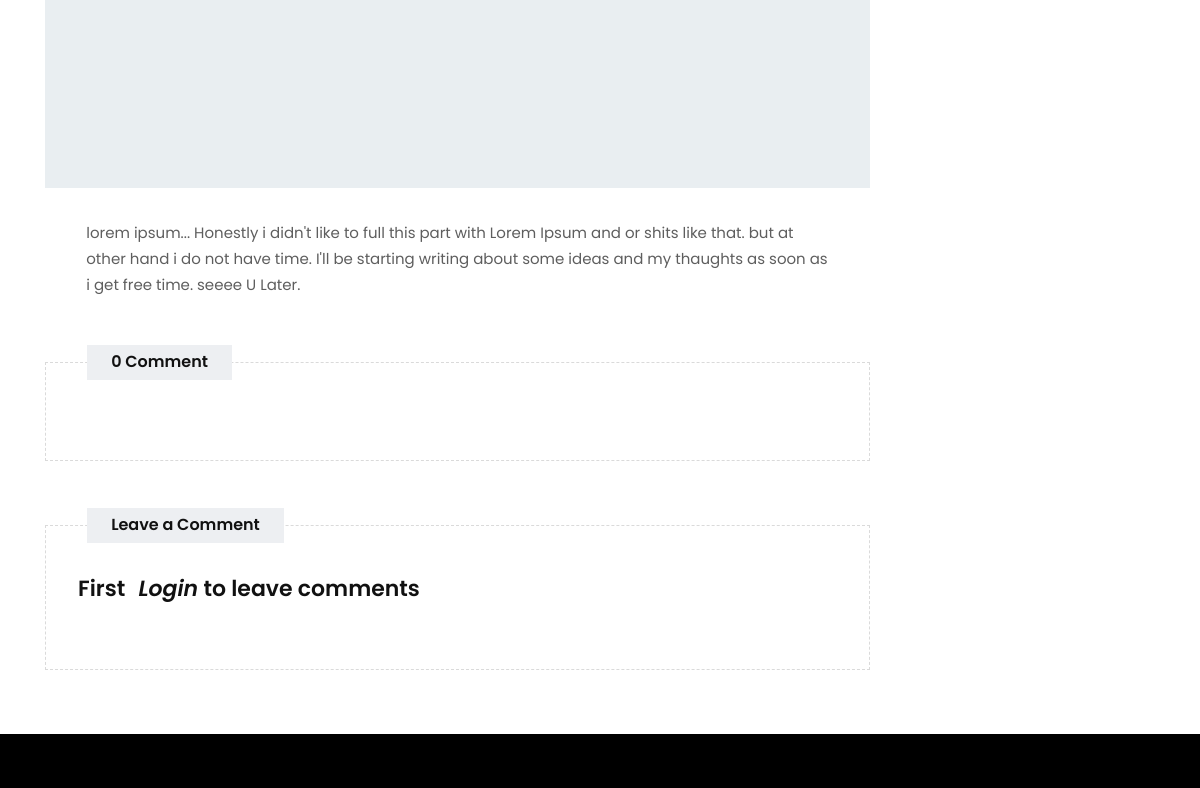
The page /posts/the-story-of-heighs-and-lows-of-my-life (middle part) on the database as committed earlier.
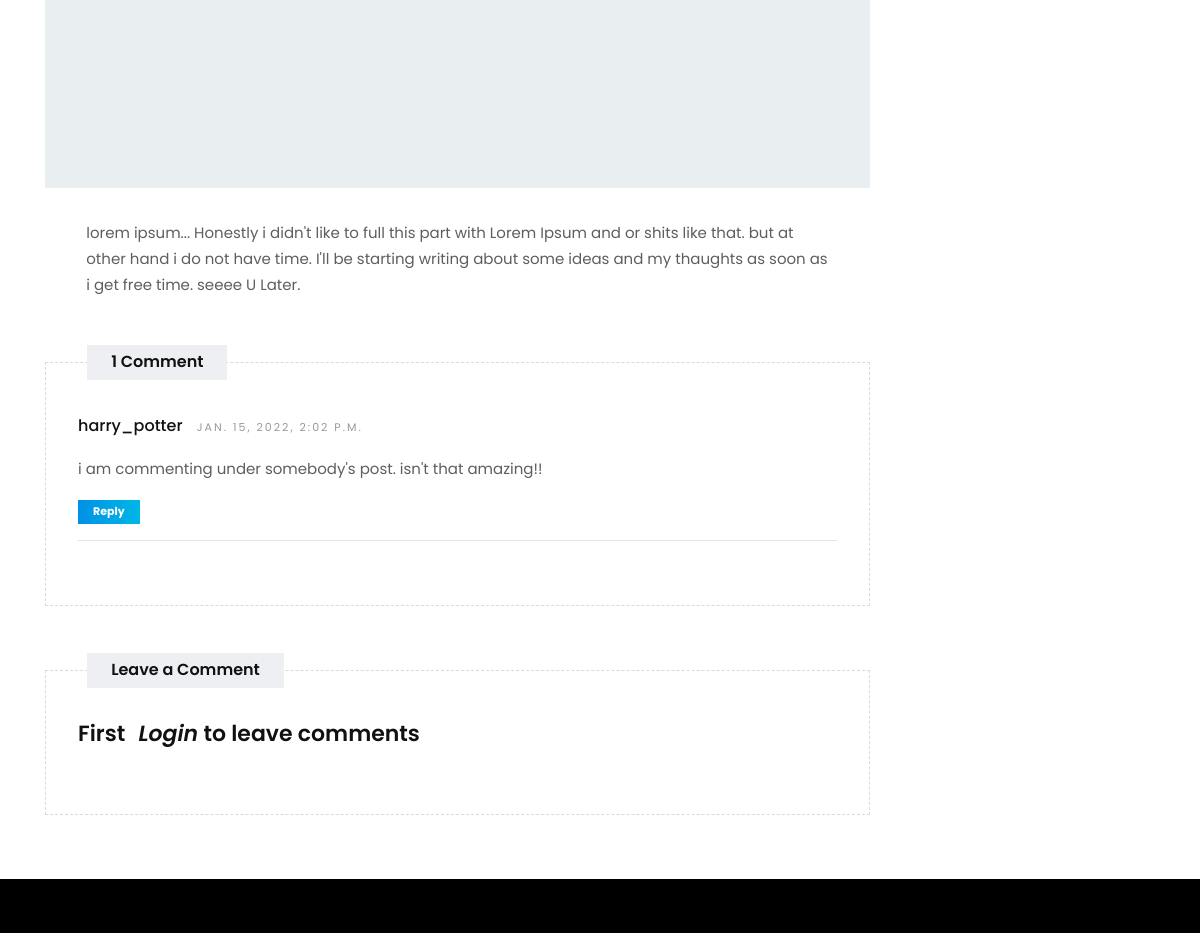
The same page on the database as committed later.
### my_blog/models.py (models this page shows, shortened)
class Comment(models.Model):
    post = models.ForeignKey(Post, on_delete=models.CASCADE, related_name="comments")
    author = models.ForeignKey(User, on_delete=models.CASCADE, related_name="comments", null=True)
    content = models.TextField(null=True)   # content = Text Editor
    date = models.DateTimeField(auto_now=True, null=True)
    active = models.BooleanField(default=True)

### my_blog/views.py (the view, shortened to what this page needs)
# urls.py: path("posts/<slug:slug>", views.post_detail, name='post_detail')
def post_detail(request, slug):
    post = get_object_or_404(Post, slug=slug)
    comments = post.comments.filter(active=True).order_by("-date")
    return render(request, 'my_blog/post_detail.html', context={
        'post':post,
        'comments':comments,
    })

### my_blog/context_processors.py (called while the page is built)
def add_variable_to_base(request):
    posts = Post.objects.all().order_by("-views")[:5]
    return {
        'posts': posts
    }

### my_blog/templates/my_blog/post_detail.html (shortened to what this page needs)
{% extends 'my_blog/base.html' %}
{% load static %}
{% block content %}
    <section class="section single-wrapper">
        <div class="container">
            <div class="row">
                <div class="col-lg-9 col-md-12 col-sm-12 col-xs-12">
                    <div class="page-wrapper">
                        <div class="single-post-media">
                            <img src="{% static 'my_blog/images/'|add:post.image_name %}" alt="" class="img-fluid">
                        </div>
                        <div class="blog-content">
                            <div class="pp">
                                <p>{{post.content}}</p>
                            </div>
                        </div>
                        <div class="custombox clearfix">
                            {% if comments|length > 1 %}
                                <h4 class="small-title">{{comments|length}} Comments</h4>
                            {% else %}
                                <h4 class="small-title">{{comments|length}} Comment</h4>
                            {% endif %}
                            <div class="row">
                                <div class="col-lg-12">
                                    <div class="comments-list">
                                        {% for comment in comments %}
                                            <div class="media-body">
                                                <h4 class="media-heading user_name">{{comment.author}} <small>{{comment.date}}</small></h4>
                                                <p>{{comment.content}}</p>
                                                <a href="#" class="btn btn-primary btn-sm">Reply</a>
                                                <hr>
                                            </div>
                                        {% endfor %}
                                        </div>
                                    </div>
                                </div>
                            </div>
                        </div>
                        <div class="custombox clearfix">
                            <h4 class="small-title">Leave a Comment</h4>
                            <div class="row">
                                <div class="col-lg-12">
                                    {% if "user" in request.session %}
                                        <form class="form-wrapper" method="POST">
                                            {% csrf_token %}
                                            <textarea class="form-control" placeholder="Your comment" name="content"></textarea>
                                            <button type="submit" class="btn btn-primary">Submit Comment</button>
                                        </form>
                                    {% else %}
                                        <h3>First <i><a class="ml-2" href="{% url 'login' %}">Login</a></i> to leave comments </h3>
                                    {% endif %}
                                </div>
                            </div>
                        </div>
                    </div>
                </div>
            </div>
    </section>
{% endblock content %}

Rows that differ between the two databases and show on the page:
added Comment: author "harry_potter", date "JAN. 15, 2022, 2:02 P.M.", content "i am commenting under somebody's post. isn't that amazing!!"
Other text that changed with them:
{{ comments|length }}: "0" → "1"
